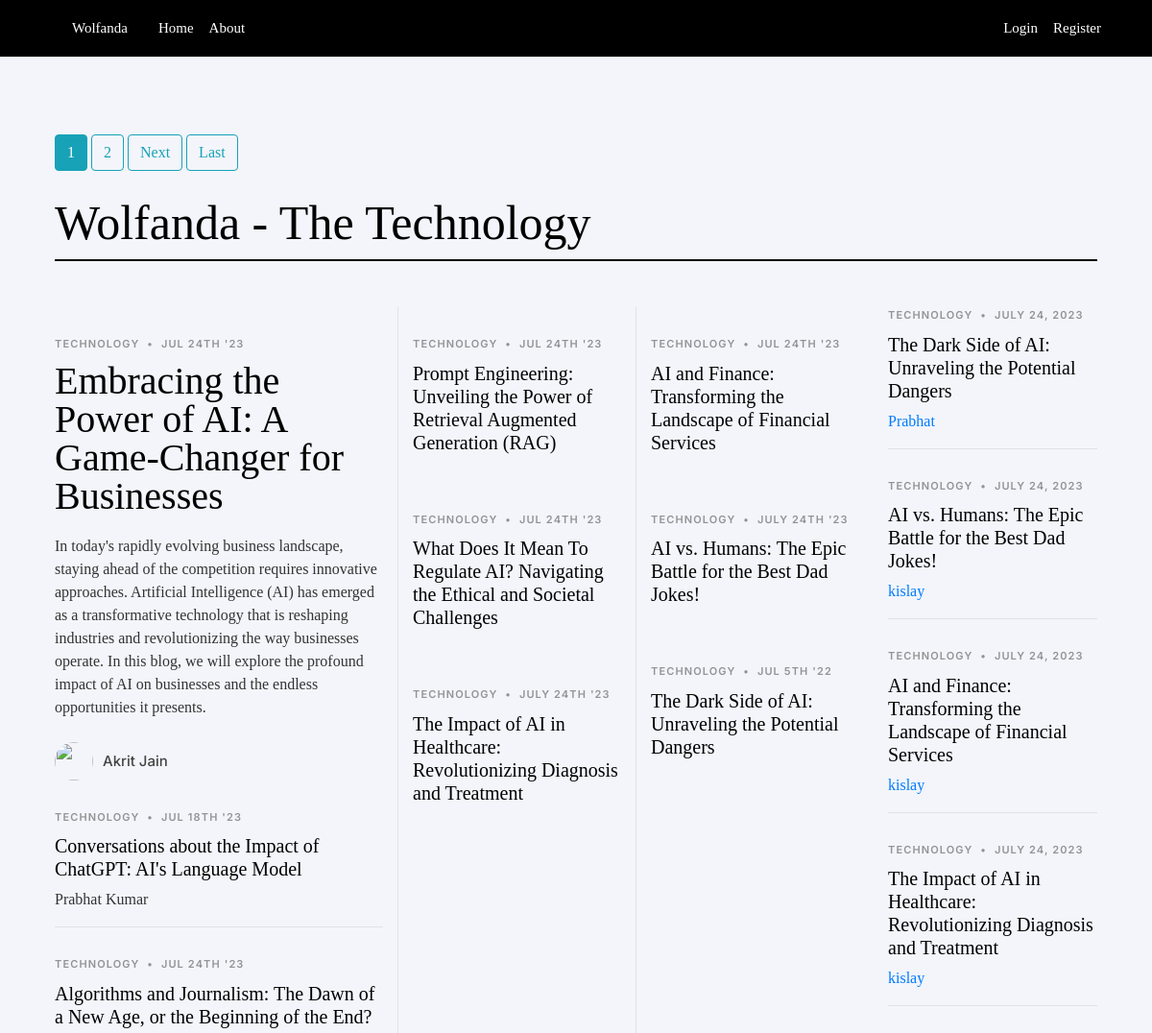
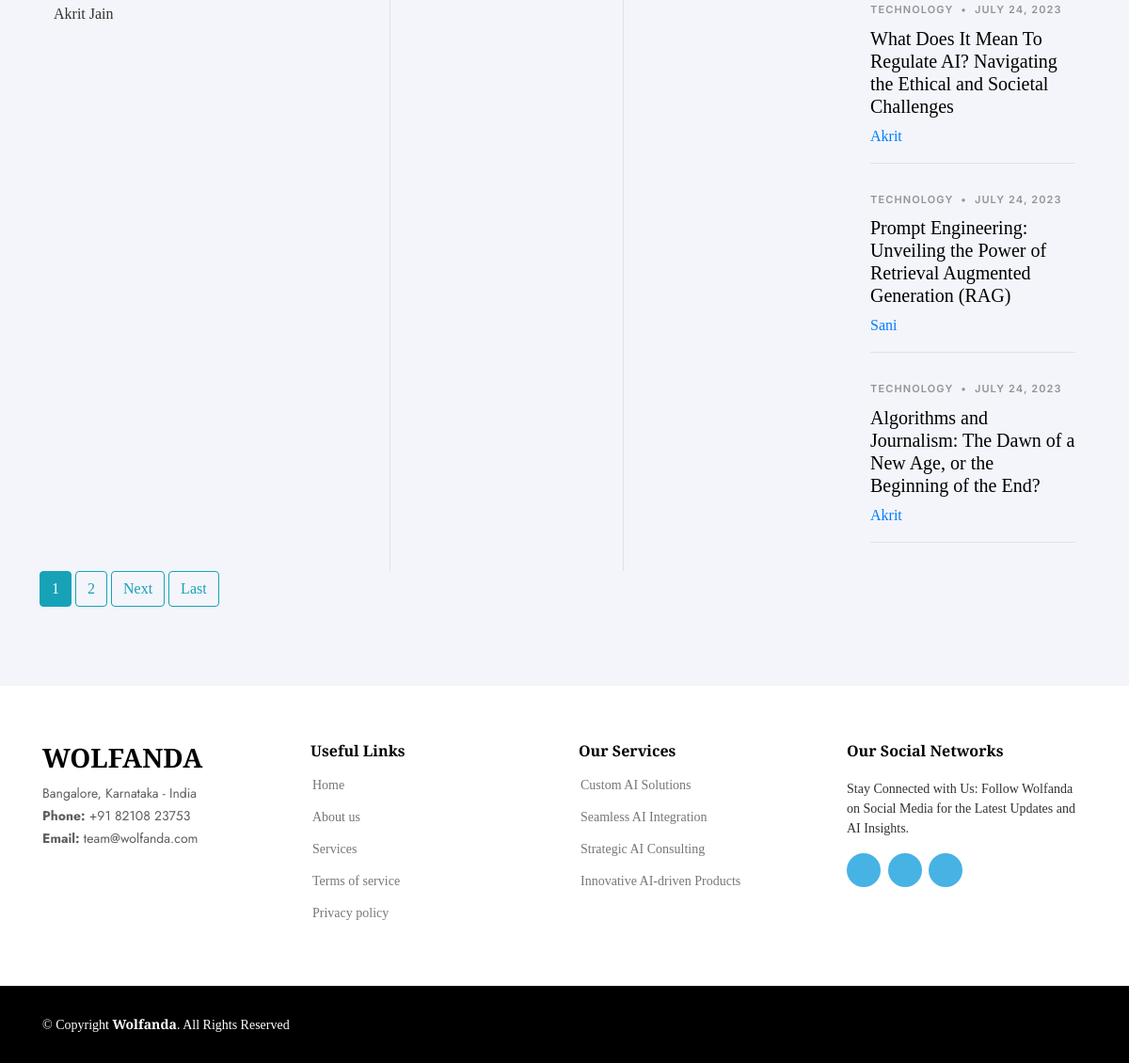
Screenshot of /blog/ with the database file from the repository (2 pictures, top to bottom).
### blog/models.py (models this page shows, shortened)
class Post(models.Model):
    title = models.CharField(max_length=100)
    content = FroalaField()
    date_posted = models.DateTimeField(default=timezone.now)
    author = models.ForeignKey(User, on_delete=models.CASCADE)
    likes = models.ManyToManyField(User, related_name='liked_posts', blank=True)  # Make sure this field is defined.

### blog/views.py (the view)
# urls.py: path('blog/', PostListView.as_view(), name='blog-home'),
class PostListView(ListView):
    model = Post
    template_name = 'blog/home.html'  # <app>/<model>_<viewtype>.html
    context_object_name = 'posts'
    ordering = ['-date_posted']
    paginate_by = 7

### blog/templates/blog/home.html (shortened to what this page needs)
{% extends "blog/base.html" %}
{% load static %}
{% block content %}
    <section class="category-section"  >
      <div class="container" data-aos="fade-up">
        {% if is_paginated %}
        {% for num in page_obj.paginator.page_range %}
          {% if page_obj.number == num %}
            <a class="btn btn-info mb-4" href="?page={{ num }}">{{ num }}</a>
          {% elif num > page_obj.number|add:'-3' and num < page_obj.number|add:'3' %}
            <a class="btn btn-outline-info mb-4" href="?page={{ num }}">{{ num }}</a>
          {% endif %}
        {% endfor %}
        {% if page_obj.has_next %}
          <a class="btn btn-outline-info mb-4" href="?page={{ page_obj.next_page_number }}">Next</a>
          <a class="btn btn-outline-info mb-4" href="?page={{ page_obj.paginator.num_pages }}">Last</a>
        {% endif %}
      {% endif %}
        <div class="section-header d-flex justify-content-between align-items-center mb-5">
          <h2>Wolfanda - The Technology</h2>
        </div>
        <div class="row g-5">
          <div class="col-lg-4">
            <div class="post-entry-1 lg">
              <div class="post-meta"><span class="date">Technology</span> <span class="mx-1">&bullet;</span> <span>Jul 24th '23</span></div>
              <h2><a href="/post/55/"> Embracing the Power of AI: A Game-Changer for Businesses</a></h2>
              <p class="mb-4 d-block">In today's rapidly evolving business landscape, staying ahead of the competition requires innovative approaches. Artificial Intelligence (AI) has emerged as a transformative technology that is reshaping industries and revolutionizing the way businesses operate. In this blog, we will explore the profound impact of AI on businesses and the endless opportunities it presents.</p>
              <div class="d-flex align-items-center author">
                <div class="photo"><img src="https://source.unsplash.com/random/?ai" alt="" class="img-fluid"></div>
                <div class="name">
                  <h3 class="m-0 p-0">Akrit Jain </h3>
                </div>
              </div>
            </div>
            <div class="post-entry-1 border-bottom">
              <div class="post-meta"><span class="date">Technology</span> <span class="mx-1">&bullet;</span> <span>Jul 18th '23</span></div>
              <h2 class="mb-2"><a href="/post/50/">Conversations about the Impact of ChatGPT: AI's Language Model</a></h2>
              <span class="author mb-3 d-block">Prabhat Kumar</span>
            </div>
            <div class="post-entry-1">
              <div class="post-meta"><span class="date">Technology</span> <span class="mx-1">&bullet;</span> <span>Jul 24th '23</span></div>
              <h2 class="mb-2"><a href="/post/56/">Algorithms and Journalism: The Dawn of a New Age, or the Beginning of the End?</a></h2>
              <span class="author mb-3 d-block">Akrit Jain</span>
            </div>
          </div>
          <div class="col-lg-8">
            <div class="row g-5">
              <div class="col-lg-4 border-start custom-border">
                <div class="post-entry-1">
                  <div class="post-meta"><span class="date">Technology</span> <span class="mx-1">&bullet;</span> <span>Jul 24th '23</span></div>
                  <h2><a href="/post/57/">Prompt Engineering: Unveiling the Power of Retrieval Augmented Generation (RAG)</a></h2>
                </div>
                <div class="post-entry-1">
                  <div class="post-meta"><span class="date">Technology</span> <span class="mx-1">&bullet;</span> <span>Jul 24th '23</span></div>
                  <h2><a href="/post/58/">What Does It Mean To Regulate AI? Navigating the Ethical and Societal Challenges</a></h2>
                </div>
                <div class="post-entry-1">
                  <div class="post-meta"><span class="date">Technology</span> <span class="mx-1">&bullet;</span> <span>July 24th '23</span></div>
                  <h2><a href="/post/59/">The Impact of AI in Healthcare: Revolutionizing Diagnosis and Treatment</a></h2>
                </div>
              </div>
              <div class="col-lg-4 border-start custom-border">
                <div class="post-entry-1">
                  <div class="post-meta"><span class="date">Technology</span> <span class="mx-1">&bullet;</span> <span>Jul 24th '23</span></div>
                  <h2><a href="/post/60/">AI and Finance: Transforming the Landscape of Financial Services</a></h2>
                </div>
                <div class="post-entry-1">
                  <div class="post-meta"><span class="date">Technology</span> <span class="mx-1">&bullet;</span> <span>July 24th '23</span></div>
                  <h2><a href="/post/61/">AI vs. Humans: The Epic Battle for the Best Dad Jokes!</a></h2>
                </div>
                <div class="post-entry-1">
                  <div class="post-meta"><span class="date">Technology</span> <span class="mx-1">&bullet;</span> <span>Jul 5th '22</span></div>
                  <h2><a href="/post/62/">The Dark Side of AI: Unraveling the Potential Dangers</a></h2>
                </div>
              </div>
              <div class="col-lg-4">
 {% for post in posts %}
                <div class="post-entry-1 border-bottom">
                  <div class="post-meta"><span class="date">Technology</span> <span class="mx-1">&bullet;</span> <span>{{ post.date_posted|date:"F d, Y" }}</span></div>
                  <h2 class="mb-2"><a href="{% url 'post-detail' post.id %}">{{ post.title }}</a></h2>
                  <span class="author mb-3 d-block"><a href="{% url 'user-posts' post.author.username %}">{{ post.author }}</a></span>
                </div>
    {% endfor %}
              </div>
            </div>
          </div>
        </div>
      </div>
      {% if is_paginated %}
      {% for num in page_obj.paginator.page_range %}
        {% if page_obj.number == num %}
          <a class="btn btn-info mb-4" href="?page={{ num }}">{{ num }}</a>
        {% elif num > page_obj.number|add:'-3' and num < page_obj.number|add:'3' %}
          <a class="btn btn-outline-info mb-4" href="?page={{ num }}">{{ num }}</a>
        {% endif %}
      {% endfor %}
      {% if page_obj.has_next %}
        <a class="btn btn-outline-info mb-4" href="?page={{ page_obj.next_page_number }}">Next</a>
        <a class="btn btn-outline-info mb-4" href="?page={{ page_obj.paginator.num_pages }}">Last</a>
      {% endif %}
    {% endif %}
    </section>
{% endblock content %}

### blog/static/assets/css/variables.css (style rules this page uses)
:root { --font-default: 'EB Garamond', system-ui, -apple-system, "Segoe UI", Roboto, "Helvetica Neue", Arial, "Noto Sans", "Liberation Sans", sans-serif, "Apple Color Emoji", "Segoe UI Emoji", "Segoe UI Symbol", "Noto Color Emoji"; --font-primary: 'EB Garamond', serif; --font-secondary: 'Inter', sans-serif; --color-default: #212529; --color-default-rgb: 33, 37, 41; --color-links: #212529; --color-links-hover: #15171a; --color-primary: #212529; --color-primary-light: #26282c; --color-primary-dark: #0b0c0e; --color-primary-rgb: 33, 37, 41; --color-primary-light-rgb: 38, 40, 44; --color-primary-dark-rgb: 11, 12, 14; --color-secondary: #596d80; --color-secondary-light: #8498aa; --color-secondary-dark: #404f5c; --color-secondary-rgb: 89, 109, 128; --color-secondary-light-rgb: 132, 152, 170; --color-secondary-dark-rgb: 64, 79, 92; --color-blue: #0d6efd; --color-blue-rgb: 13, 110, 253; --color-indigo: #6610f2; --color-indigo-rgb: 102, 16, 242; --color-purple: #6f42c1; --color-purple-rgb: 111, 66, 193; --color-pink: #f3268c; --color-pink-rgb: 243, 38, 140; --color-red: #df1529; --color-red-rgb: 223, 21, 4; --color-orange: #fd7e14; --color-orange-rgb: 253, 126, 20; --color-yellow: #ffc107; --color-yellow-rgb: 255, 193, 7; --color-green: #059652; --color-green-rgb: 5, 150, 82; --color-teal: #20c997; --color-teal-rgb: 32, 201, 151; --color-cyan: #0dcaf0; --color-cyan-rgb: 13, 202, 240; --color-white: #ffffff; --color-white-rgb: 255, 255, 255; --color-gray: #6c757d; --color-gray-rgb: 108, 117, 125; --color-black: #000000; --color-black-rgb: 0, 0, 0; }
:root { --bs-blue: var(--color-blue); --bs-indigo: var(--color-indigo); --bs-purple: var(--color-purple); --bs-pink: var(--color-pink); --bs-red: var(--color-red); --bs-orange: var(--color-orange); --bs-yellow: var(--color-yellow); --bs-green: var(--color-green); --bs-teal: var(--color-teal); --bs-cyan: var(--color-cyan); --bs-white: var(--color-white); --bs-gray: var(--color-gray); --bs-gray-dark: #343a40; --bs-gray-100: #f8f9fa; --bs-gray-200: #e9ecef; --bs-gray-300: #dee2e6; --bs-gray-400: #ced4da; --bs-gray-500: #adb5bd; --bs-gray-600: #6c757d; --bs-gray-700: #495057; --bs-gray-800: #343a40; --bs-gray-900: #212529; --bs-primary: var(--color-blue); --bs-secondary: var(--color-blue); --bs-success: #198754; --bs-info: #0dcaf0; --bs-warning: #ffc107; --bs-danger: #dc3545; --bs-light: #f8f9fa; --bs-dark: #212529; --bs-primary-rgb: var(--color-primary-rgb); --bs-secondary-rgb: var(--color-secondary-rgb); --bs-success-rgb: 25, 135, 84; --bs-info-rgb: 13, 202, 240; --bs-warning-rgb: 255, 193, 7; --bs-danger-rgb: 220, 53, 69; --bs-light-rgb: 248, 249, 250; --bs-dark-rgb: 33, 37, 41; --bs-white-rgb: var(--color-white-rgb); --bs-black-rgb: var(--color-black-rgb); --bs-body-color-rgb: var(--color-default-rgb); --bs-body-bg-rgb: 255, 255, 255; --bs-font-sans-serif: var(--font-default); --bs-font-monospace: SFMono-Regular, Menlo, Monaco, Consolas, "Liberation Mono", "Courier New", monospace; --bs-gradient: linear-gradient(180deg, rgba(255, 255, 255, 0.15), rgba(255, 255, 255, 0)); --bs-body-font-family: var(--font-default); --bs-body-font-size: 1rem; --bs-body-font-weight: 400; --bs-body-line-height: 1.5; --bs-body-color: var(--color-default); --bs-body-bg: #fff; }

### blog/static/assets/css/main.css (style rules this page uses)
:root { scroll-behavior: smooth; }
body { color: rgba(var(--color-primary-rgb), 1); background-color: #ff0000; }
a { color: var(--color-links); text-decoration: none; }
h1, h2, h3, h4, h5, h6 { font-family: var(--font-primary); }
section { padding: 40px 0; overflow: hidden; }
.section-header { border-bottom: 2px solid var(--color-black); }
.section-header h2 { font-size: 50px; color: var(--color-black); }
section { scroll-margin-top: 70px; }
.post-entry-1 { margin-bottom: 30px; }
.post-entry-1 img { margin-bottom: 30px; }
.post-entry-1 h2 { margin-bottom: 20px; font-size: 20px; font-weight: 500; line-height: 1.2; font-weight: 500; }
.post-entry-1 h2 a { color: var(--color-black); }
.post-entry-1.lg h2 { font-size: 40px; line-height: 1; }
.post-meta { font-size: 11px; letter-spacing: 0.07rem; text-transform: uppercase; font-weight: 600; font-family: var(--font-secondary); color: rgba(var(--color-black-rgb), 0.4); margin-bottom: 10px; }
.author .photo { margin-right: 10px; }
.author .photo img { width: 40px; border-radius: 50%; margin-bottom: 0; }
.author .name h3 { margin: 0; padding: 0; font-size: 15px; font-family: var(--font-secondary); }

### blog/templates/blog/home.html (style rules this page uses)
body { background-color:#f3f5fa; font-family: 'Playfair Display', serif; }

### rows the page displays
Post: date_posted "JULY 24, 2023", title "The Dark Side of AI: Unraveling the Potential Dangers", author "Prabhat"
Post: date_posted "JULY 24, 2023", title "AI vs. Humans: The Epic Battle for the Best Dad Jokes!", author "kislay"
Post: date_posted "JULY 24, 2023", title "AI and Finance: Transforming the Landscape of Financial Services", author "kislay"
Post: date_posted "JULY 24, 2023", title "The Impact of AI in Healthcare: Revolutionizing Diagnosis and Treatment", author "kislay"
Post: date_posted "JULY 24, 2023", title "What Does It Mean To Regulate AI? Navigating the Ethical and Societal Challenges", author "Akrit"
Post: date_posted "JULY 24, 2023", title "Prompt Engineering: Unveiling the Power of Retrieval Augmented Generation (RAG)", author "Sani"
Post: date_posted "JULY 24, 2023", title "Algorithms and Journalism: The Dawn of a New Age, or the Beginning of the End?", author "Akrit"

### other values shown
{{ num }} "1"
{{ num }} "2"
